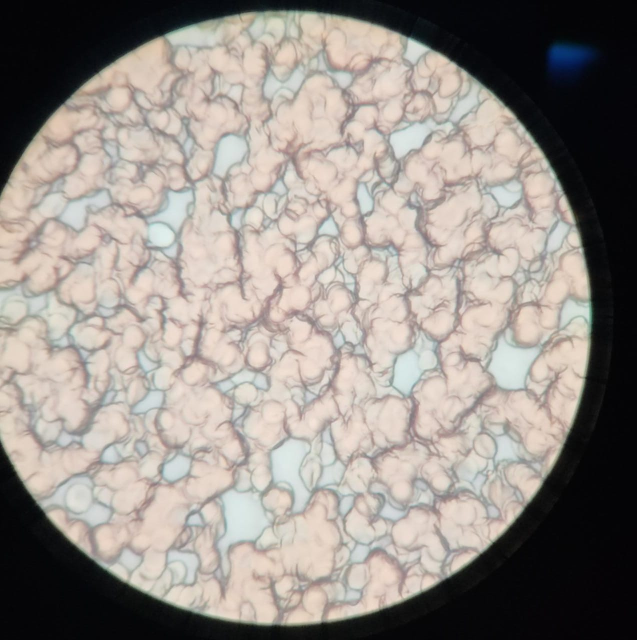
#> input picture AnexoB_ImageProcessing/con_aceite/1360.jpg, 1273 x 1280 px (shown at 1/2 size); its folder holds only this picture in this run
$ python main.py
#> lines starting #> are read from the running program, lines starting #| are printed output that depends on the picture; long printed decimals are rounded
import cv2
import numpy as np
import glob

for img_aceite in glob.glob("con_aceite/*.jpg"):
    image = cv2.imread(img_aceite)
#> image is the input picture: shape (1280, 1273, 3); mean B, G, R 136.5, 142.5, 149.5
    image = image[500:800, 500:800]
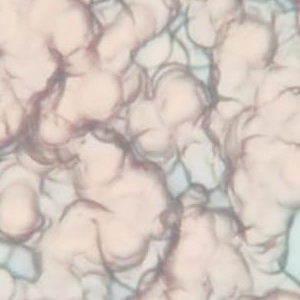
#> image: shape (300, 300, 3); mean B, G, R 190.5, 198.7, 211.2

    cv2.imshow("Mask Applied to Image", image)
    cv2.imwrite("con_aceite_mask/"+img_aceite.replace(".jpg","").split("/")[1] + "_masked.jpg", image)

    Y = cv2.cvtColor(image, cv2.COLOR_BGR2YUV)[:,:,0]

    # compute min and max of Y
    min = int(np.min(Y))
#> min = 132
    max = int(np.max(Y))
#> max = 231

    # compute contrast
    contrast = (max-min)/(max+min)
#> contrast = 0.273
    print(contrast)
#| 0.2727

print()

for img_sin in glob.glob("sin_aceite/*.jpg"):
    image_sin = cv2.imread(img_sin)
    image_sin = image_sin[500:800, 400:700]
    cv2.imshow("Mask Applied to Image", image_sin)
    cv2.imwrite("sin_aceite_mask/"+img_sin.replace(".jpg","").split("/")[1] + "_masked.jpg", image_sin)

    Y_sin = cv2.cvtColor(image_sin, cv2.COLOR_BGR2YUV)[:,:,0]

    # compute min and max of Y
    min_sin = int(np.min(Y_sin))
    max_sin = int(np.max(Y_sin))

    # compute contrast
    contrast_sin = (max_sin-min_sin)/(max+min_sin)
    print(contrast_sin)

$ run again, on AnexoB_ImageProcessing/con_aceite/860.jpg
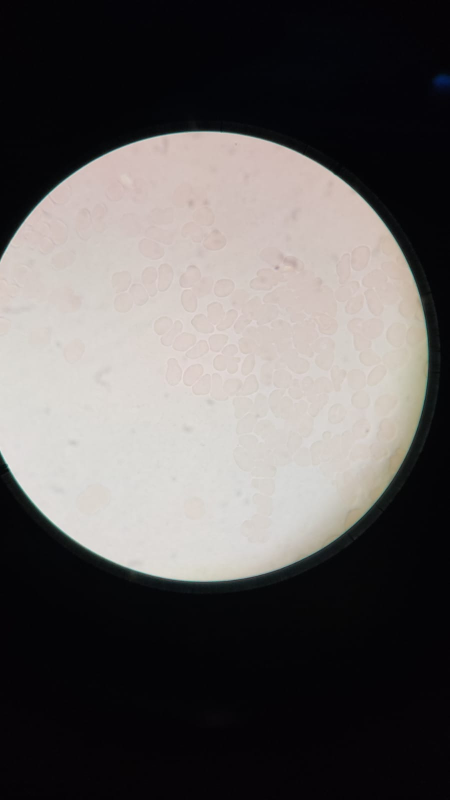
#> input picture AnexoB_ImageProcessing/con_aceite/860.jpg, 899 x 1599 px (shown at 1/2 size)
#> image is the input picture: shape (1599, 899, 3); mean B, G, R 91, 92, 95.5
#> `image = image[500:800, 500:800]`:
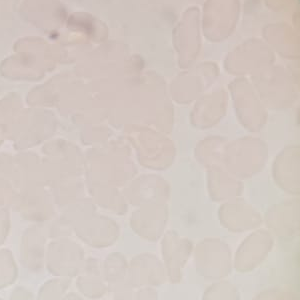
#> image: shape (300, 300, 3); mean B, G, R 193.9, 200.2, 211
#> min = 157
#> max = 221
#> contrast = 0.169
#| 0.1693

$ run again, on AnexoB_ImageProcessing/con_aceite/1820.jpg
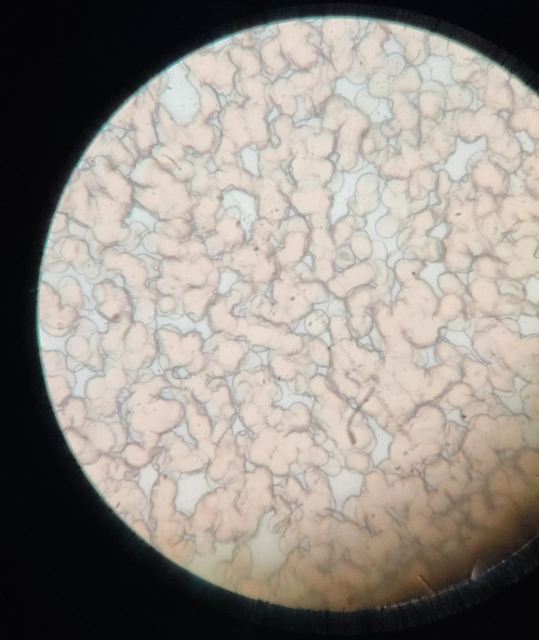
#> input picture AnexoB_ImageProcessing/con_aceite/1820.jpg, 1078 x 1280 px (shown at 1/2 size)
#> image is the input picture: shape (1280, 1078, 3); mean B, G, R 133.5, 140.5, 147.1
#> `image = image[500:800, 500:800]`:
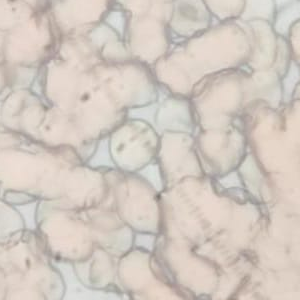
#> image: shape (300, 300, 3); mean B, G, R 192.7, 201.4, 211.1
#> min = 118
#> max = 228
#> contrast = 0.318
#| 0.3179

$ run again, on AnexoB_ImageProcessing/con_aceite/2320.jpg
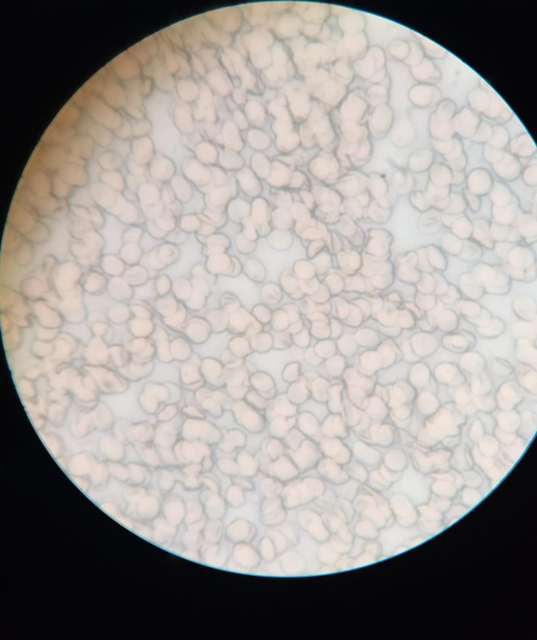
#> input picture AnexoB_ImageProcessing/con_aceite/2320.jpg, 1074 x 1280 px (shown at 1/2 size)
#> image is the input picture: shape (1280, 1074, 3); mean B, G, R 146, 150.2, 155.7
#> `image = image[500:800, 500:800]`:
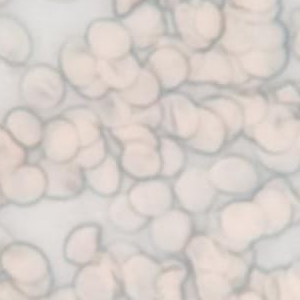
#> image: shape (300, 300, 3); mean B, G, R 202.6, 207.7, 215.5
#> min = 165
#> max = 231
#> contrast = 0.167
#| 0.1667

$ run again, on AnexoB_ImageProcessing/con_aceite/2580.jpg
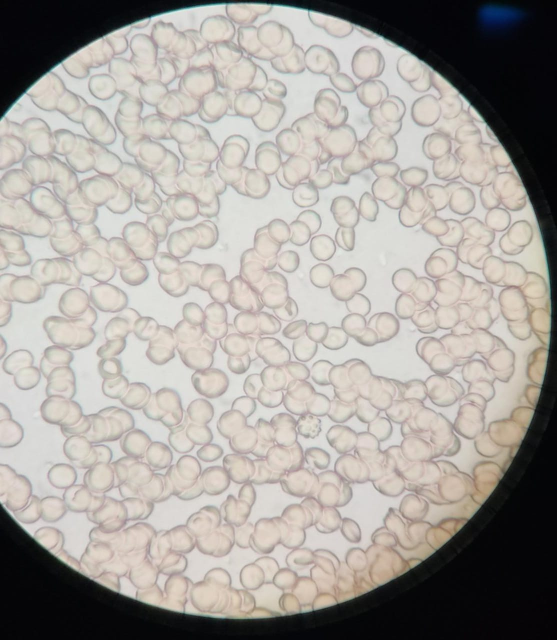
#> input picture AnexoB_ImageProcessing/con_aceite/2580.jpg, 1113 x 1280 px (shown at 1/2 size)
#> image is the input picture: shape (1280, 1113, 3); mean B, G, R 154.9, 160.2, 164.7
#> `image = image[500:800, 500:800]`:
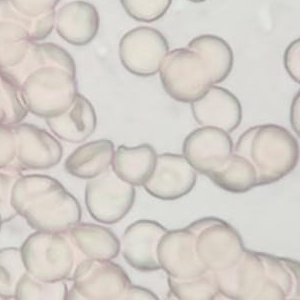
#> image: shape (300, 300, 3); mean B, G, R 200.6, 206.9, 212.3
#> min = 142
#> max = 232
#> contrast = 0.241
#| 0.2406
